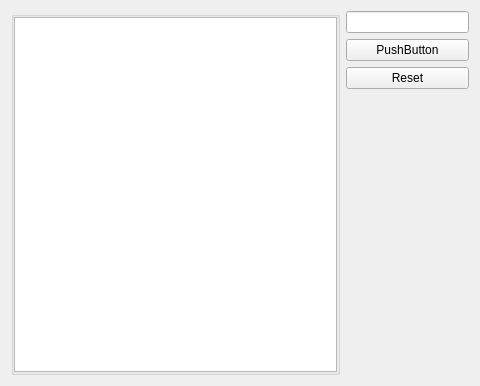
<?xml version="1.0" encoding="UTF-8"?>
<ui version="4.0">
 <class>Widget</class>
 <widget class="QWidget" name="Widget">
  <property name="geometry">
   <rect>
    <x>0</x>
    <y>0</y>
    <width>480</width>
    <height>386</height>
   </rect>
  </property>
  <property name="windowTitle">
   <string>Widget</string>
  </property>
  <layout class="QHBoxLayout" name="horizontalLayout" stretch="8,3">
   <item>
    <widget class="QGroupBox" name="groupBox">
     <property name="title">
      <string/>
     </property>
     <layout class="QVBoxLayout" name="verticalLayout">
      <property name="spacing">
       <number>0</number>
      </property>
      <property name="leftMargin">
       <number>0</number>
      </property>
      <property name="topMargin">
       <number>0</number>
      </property>
      <property name="rightMargin">
       <number>0</number>
      </property>
      <property name="bottomMargin">
       <number>0</number>
      </property>
      <item>
       <widget class="QGraphicsView" name="graphicsView"/>
      </item>
     </layout>
    </widget>
   </item>
   <item>
    <layout class="QVBoxLayout" name="verticalLayout_2">
     <item>
      <widget class="QLineEdit" name="lineEdit"/>
     </item>
     <item>
      <widget class="QPushButton" name="pushButton">
       <property name="text">
        <string>PushButton</string>
       </property>
      </widget>
     </item>
     <item>
      <widget class="QPushButton" name="pushButton_2">
       <property name="text">
        <string>Reset</string>
       </property>
      </widget>
     </item>
     <item>
      <spacer name="verticalSpacer">
       <property name="orientation">
        <enum>Qt::Vertical</enum>
       </property>
       <property name="sizeHint" stdset="0">
        <size>
         <width>20</width>
         <height>40</height>
        </size>
       </property>
      </spacer>
     </item>
    </layout>
   </item>
  </layout>
 </widget>
 <resources/>
 <connections/>
</ui>
